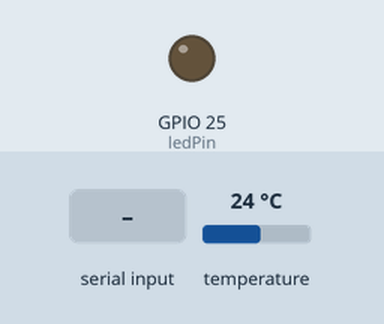
This sketch was run on a simulated ESP32. Parts: output pins drawn as LEDs (lit = HIGH). The inputs (shaded band) are chosen by the test bench; at power-on: temperature 24 °C. Nothing arrives over Bluetooth unless stated; what the sketch prints to the serial monitor is not drawn.

Above: at 1.2 s.
1.3 s: "led_on\n" received over the second serial link
At 2.5 s:
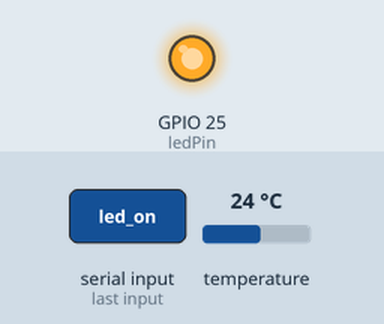
2.8 s: "led_off\n" received over the second serial link
At 3.8 s:
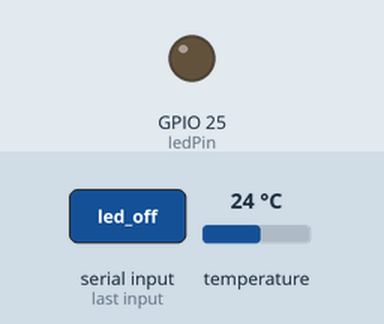
Timing chart, 0 to 5.8 s (numbered marks = the images above; inputs shaded):
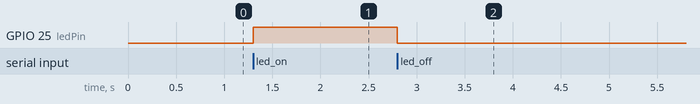

The sketch:

bt_serial.ino
```cpp
// (licence header left out)
#include "BluetoothSerial.h"
#include <OneWire.h>
#include <DallasTemperature.h>

BluetoothSerial SerialBT;

const int ledPin = 25;
const int oneWireBus = 32;
OneWire oneWire(oneWireBus);
DallasTemperature sensors(&oneWire);

unsigned long lastTemp = 0;
const long tempInterval = 10000;

void setup() {
  pinMode(ledPin, OUTPUT);
  Serial.begin(115200);
  SerialBT.begin("ESP32_BT_Test");
  sensors.begin();
  Serial.println("BT Serial started. Pair and connect via phone.");
}

void loop() {
  if (Serial.available()) SerialBT.write(Serial.read());
  if (SerialBT.available()) {
    String cmd = SerialBT.readStringUntil('\n');
    cmd.trim();
    if (cmd == "led_on") digitalWrite(ledPin, HIGH);
    else if (cmd == "led_off") digitalWrite(ledPin, LOW);
  }

  if (millis() - lastTemp >= tempInterval) {
    lastTemp = millis();
    sensors.requestTemperatures();
    float t = sensors.getTempCByIndex(0);
    String msg = "Temp: " + String(t) + " C";
    SerialBT.println(msg);
    Serial.println(msg);
  }
}
```

Measured:
- after the input at 1.3 s, GPIO 25 (ledPin): LOW → HIGH at once
- after the input at 2.8 s, GPIO 25 (ledPin): HIGH → LOW at once
